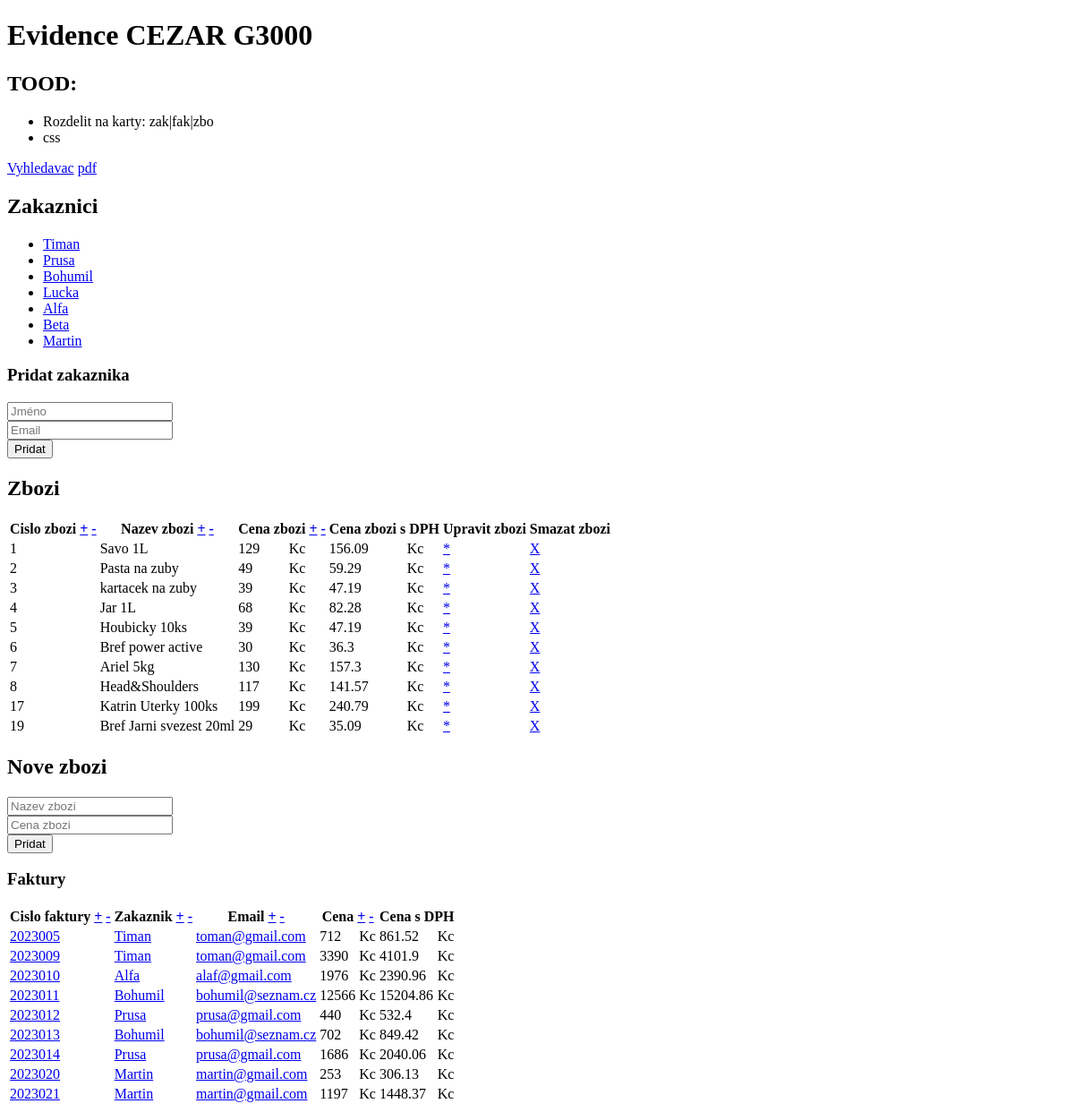
Before: / with the older database file.
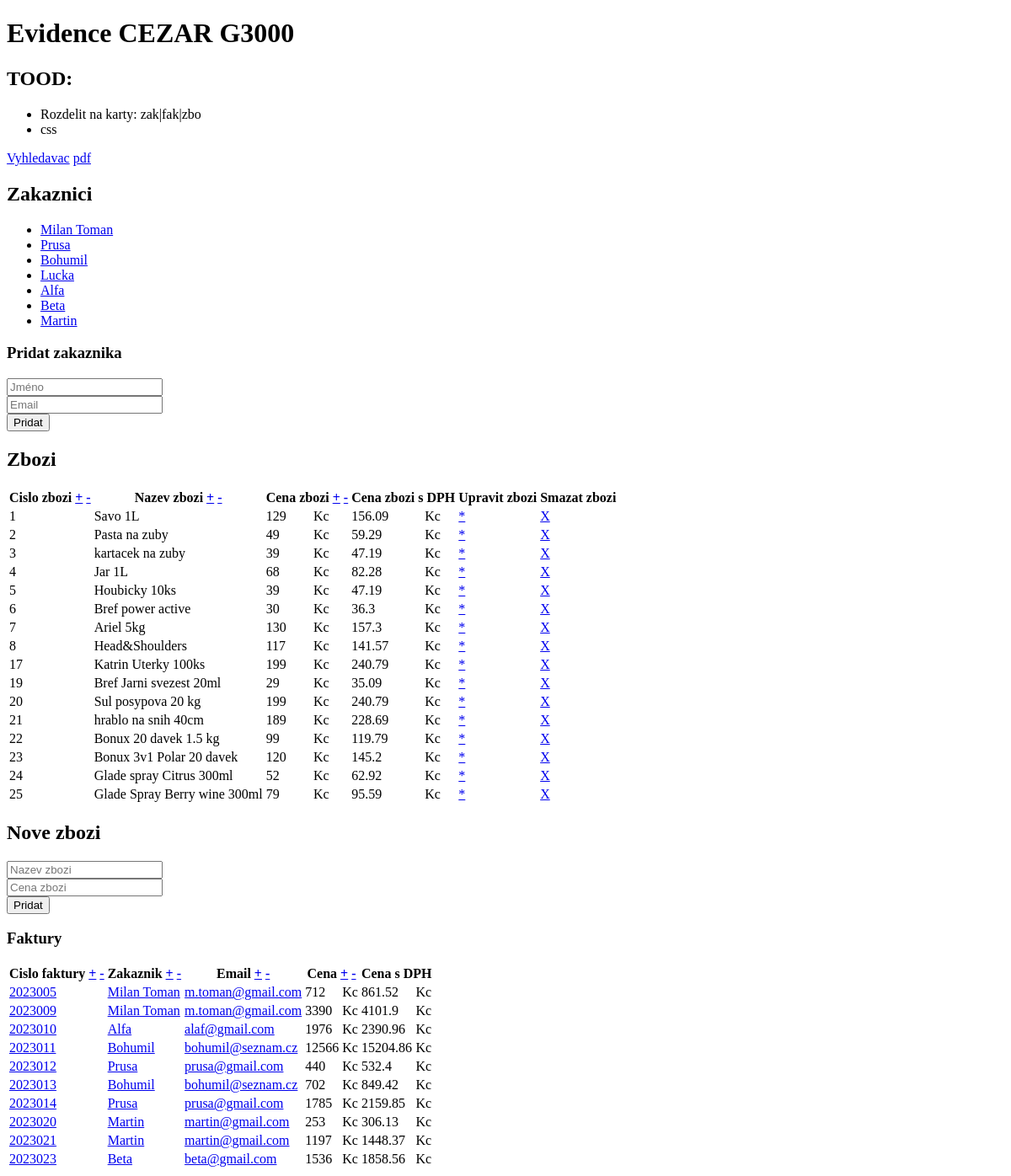
After: the same page with the newer database file.
### tables this page shows
CREATE TABLE `zakaznik` (
  `id_zak` int NOT NULL,
  `jmeno` varchar(32) NOT NULL,
  `email` varchar(64) NOT NULL,
  PRIMARY KEY (`id_zak`)
);

CREATE TABLE `zbozi` (
  `id_zbozi` int NOT NULL AUTO_INCREMENT,
  `nazev` varchar(32) NOT NULL,
  `cena` int NOT NULL,
  PRIMARY KEY (`id_zbozi`)
);

CREATE TABLE `faktura` (
  `id_fak` int NOT NULL AUTO_INCREMENT,
  `zakaznik_id` int NOT NULL,
  `cena_fak` int NOT NULL,
  `datum` int NOT NULL,
  PRIMARY KEY (`id_fak`),
  KEY `zakaznik_id` (`zakaznik_id`),
  CONSTRAINT `faktura_ibfk_1` FOREIGN KEY (`zakaznik_id`) REFERENCES `zakaznik` (`id_zak`) ON DELETE CASCADE
);

### inc/functions.php (called while the page is built, shortened)
<?php
    function vypis_zakazniky($pdo) {
        $query = "SELECT * FROM zakaznik;";
        $stmt = $pdo->prepare($query);
        $stmt->execute();
        $results = $stmt->fetchall(PDO::FETCH_ASSOC);
        if ($results) {
            return $results;
        }
        return false;
    }
    function vypis_faktury($pdo, $order=false, $desc=false) {
        $query = "SELECT
            id_fak, jmeno, email, cena_fak, zakaznik_id
            FROM faktura
            JOIN zakaznik ON id_zak = zakaznik_id";
        $query .= ";";
        $stmt = $pdo->prepare($query);
        $stmt->execute();
        $results = $stmt->fetchall(PDO::FETCH_ASSOC);
        if ($results) {
            return $results;
        }
        return false;
    }
    function vypis_zbozi($pdo, $order=false, $desc=false) {
        $query = "SELECT * FROM zbozi";
        $query .= ";";
        $stmt = $pdo->prepare($query);
        $stmt->execute();
        $results = $stmt->fetchall(PDO::FETCH_ASSOC);
        if ($results) {
            return $results;
        }
        return false;
    }

### index.php (the view, shortened to what this page needs)
<?php
require_once("inc/dbh.inc.php");
require_once("inc/functions.php");;
?>
<!DOCTYPE html>
<html lang="en">
<head>
</head>
<body>
    <h1>Evidence CEZAR G3000</h1>
    <h2>TOOD:</h2>
    <ul>
        <li>Rozdelit na karty: zak|fak|zbo</li>
        <li>css</li>
    </ul>
    <a href="vyhledavac.php">Vyhledavac</a>
    <a href="pdfprint.php">pdf</a>
    <div id="zakaznici">
        <h2>Zakaznici</h2>
        <?php
            $zakaznici = vypis_zakazniky($conn);
            if (empty($zakaznici)) {
                echo "<p>Nemame zakazniky</p>";
            } else {
                echo "<ul>";
                foreach ($zakaznici as $zakaznik) {
                    echo "<li><a href='zakaznik.php?id=" . $zakaznik["id_zak"] . "'>"
                    . $zakaznik["jmeno"] .
                    "</a>".
                    "</li>";
                }
                echo "</ul>";
            }
        ?>
        <h3>Pridat zakaznika</h3>
        <form action="inc/pridatzakaznika.inc.php" method="POST">
            <input type="text" name="jmeno" required placeholder="Jméno"><br>
            <input type="email" name="email" required placeholder="Email"><br>
            <button type="submit" name="pridat_zakaznika">Pridat</button>
        </form>
        <div id="zbozi">
            <h2>Zbozi</h2>
            <?php
            $results = vypis_zbozi($conn, $_GET["orderzboziby"], $_GET["zbozidesc"]);
            if (empty($results)) {
                echo "<p>Nemame zadne zbozi</p>";
            } else {
                ?>
                <table>
                    <thead>
                        <tr>
                            <th>Cislo zbozi
                                <a href="index.php?orderzboziby=id_zbozi">+</a>
                                <a href="index.php?orderzboziby=id_zbozi&zbozidesc=true">-</a>
                            </th>
                            <th>Nazev zbozi
                                <a href="index.php?orderzboziby=nazev">+</a>
                                <a href="index.php?orderzboziby=nazev&zbozidesc=true">-</a>
                            </th>
                            <th colspan="2">Cena zbozi
                                <a href="index.php?orderzboziby=cena">+</a>
                                <a href="index.php?orderzboziby=cena&zbozidesc=true">-</a>
                            </th>
                            <th colspan="2">Cena zbozi s DPH</th>
                            <th>Upravit zbozi</th>
                            <th>Smazat zbozi</th>
                        </tr>
                    </thead>
                <tbody>
                <?php
                foreach ($results as $result) {
                    ?>
                        <tr>
                            <td> <?php echo $result["id_zbozi"]; ?></td>
                            <td> <?php echo $result["nazev"]; ?></td>
                            <td> <?php echo $result["cena"]; ?></td>
                            <td>Kc</td>
                            <td> <?php echo strval(intval($result["cena"]) * 1.21); ?></td>
                            <td>Kc</td>
                            <td> <a href=<?php echo "upravitzbozi.php?id=" . $result["id_zbozi"] ?>>*</a></td>
                            <td> <a href=<?php echo "inc/smazatzbozi.inc.php?id=". $result["id_zbozi"] ?>>X</a></td>
                        </tr>
                    <?php
                }
            }
            ?>
                </tbody>
            </table>
            <h2>Nove zbozi</h2>
            <form action="inc/pridatzbozi.inc.php" method="POST">
                <input type="text" name="nazev" id="nazev" required placeholder="Nazev zbozi"><br>
                <input type="number" name="cena" id="cena" step="0.1" required placeholder="Cena zbozi"><br>
                <button type="submit" name="pridat_zbozi">Pridat</button>
            </form>
        </div>
        <div id="faktury">
            <h3>Faktury</h3>
            <?php $faktury = vypis_faktury($conn, $_GET["orderfakturyby"], $_GET["fakturydesc"]); ?>
            <table>
                <thead>
                    <tr>
                        <th>
                            Cislo faktury
                            <a href="index.php?orderfakturyby=id_fak">+</a>
                            <a href="index.php?orderfakturyby=id_fak&fakturydesc=true">-</a>
                        </th>
                        <th>
                            Zakaznik
                            <a href="index.php?orderfakturyby=jmeno">+</a>
                            <a href="index.php?orderfakturyby=jmeno&fakturydesc=true">-</a>
                        </th>
                        <th>
                            Email
                            <a href="index.php?orderfakturyby=email">+</a>
                            <a href="index.php?orderfakturyby=email&fakturydesc=true">-</a>
                        </th>
                        <th colspan="2">
                            Cena
                            <a href="index.php?orderfakturyby=cena_fak">+</a>
                            <a href="index.php?orderfakturyby=cena_fak&fakturydesc=true">-</a>
                        </th>
                        <th colspan="2">Cena s DPH</th>
                    </tr>
                </thead>
                <tbody>
                    <?php
                    foreach($faktury as $faktura) {
                        ?>
                        <tr>
                            <td>
                                <a href="<?php echo "faktura.php?id=" . $faktura["id_fak"] ?>">
                                    <?php echo $faktura["id_fak"]; ?>
                                </a>
                            </td>
                            <td>
                                <a href="<?php echo "zakaznik.php?id=" . $faktura["zakaznik_id"] ?>">
                                    <?php echo $faktura["jmeno"]; ?>
                                </a>
                            </td>
                            <td>
                                <a href="<?php echo "mailto:" . $faktura["email"]; ?>">
                                    <?php echo $faktura["email"]; ?>
                                </a>
                            </td>
                            <td><?php echo $faktura["cena_fak"]; ?></td>
                            <td>Kc</td>
                            <td><?php echo strval(intval($faktura["cena_fak"]) * 1.21); ?></td>
                            <td>Kc</td>
                        </tr>
                        <?php
                    }
                    ?>
                </tbody>
            </table>
        </div>
    </div>
</body>
</html>

Changed rows visible on the page:
changed zakaznik: jmeno "Timan" → "Milan Toman"
added zbozi: id_zbozi "20", nazev "Sul posypova 20 kg", cena "199", intval($result['cena'])*1.21 "240.79"
added zbozi: id_zbozi "21", nazev "hrablo na snih 40cm", cena "189", intval($result['cena'])*1.21 "228.69"
added zbozi: id_zbozi "22", nazev "Bonux 20 davek 1.5 kg", cena "99", intval($result['cena'])*1.21 "119.79"
added zbozi: id_zbozi "23", nazev "Bonux 3v1 Polar 20 davek", cena "120", intval($result['cena'])*1.21 "145.2"
added zbozi: id_zbozi "24", nazev "Glade spray Citrus 300ml", cena "52", intval($result['cena'])*1.21 "62.92"
added zbozi: id_zbozi "25", nazev "Glade Spray Berry wine 300ml", cena "79", intval($result['cena'])*1.21 "95.59"
changed through a linked row, faktura id 2023005: zakaznik.jmeno "Timan" → "Milan Toman"; zakaznik.email "toman@gmail.com" → "m.toman@gmail.com"
changed through a linked row, faktura id 2023009: zakaznik.jmeno "Timan" → "Milan Toman"; zakaznik.email "toman@gmail.com" → "m.toman@gmail.com"
changed faktura id 2023014: cena_fak "1686" → "1785"; intval($faktura['cena_fak'])*1.21 "2040.06" → "2159.85"
added faktura: id_fak "2023023", zakaznik.jmeno "Beta", zakaznik.email "beta@gmail.com", cena_fak "1536", intval($faktura['cena_fak'])*1.21 "1858.56"
